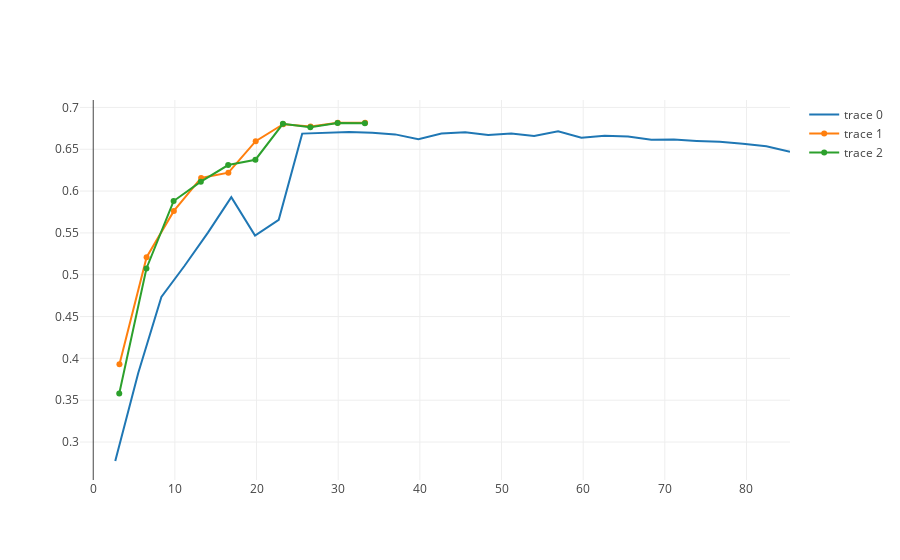

Notebook code for this chart:
### Code cell
# 随着时间，查看test accuracy
test_single_node=single_node[single_node['test_loss']>0]
test_ds_node_1=ds_node_1[single_node['test_loss']>0]
test_ds_node_2=ds_node_2[single_node['test_loss']>0]
test_single_node = go.Scatter(
    x=test_single_node.time_cost,
    y=test_single_node.test_accuracy
)
test_ds_node_1 = go.Scatter(
    x=test_ds_node_1.time_cost,
    y=test_ds_node_1.test_accuracy
)
test_ds_node_2 = go.Scatter(
    x=test_ds_node_2.time_cost,
    y=test_ds_node_2.test_accuracy
)
data = [test_single_node,test_ds_node_1,test_ds_node_2]
py.iplot(data)

### Figure 1 — Plotly figure (JSON) as saved in the notebook; plotly's stock layout.template omitted (floating-point values rounded to 4 significant figures)
{"data": [{"type": "scatter", "uid": "0bf38846-1d7a-11e9-a77d-7f12dd78f5ee", "x": [2.697, 5.512, 8.346, 11.17, 14.05, 16.91, 19.81, 22.72, 25.59, 28.51, 31.33, 34.16, 36.98, 39.81, 42.64, 45.55, 48.37, 51.19, 54.0, 56.93, 59.78, 62.63, 65.5, 68.35, 71.1, 73.9, 76.72, 79.55, 82.43, 85.33], "y": [0.2773, 0.3825, 0.4735, 0.5104, 0.5504, 0.5927, 0.5468, 0.5656, 0.6687, 0.6701, 0.6706, 0.6697, 0.6678, 0.6619, 0.6689, 0.6702, 0.667, 0.6688, 0.666, 0.6716, 0.6639, 0.6661, 0.6653, 0.6615, 0.6616, 0.66, 0.6589, 0.6567, 0.6537, 0.6469]}, {"type": "scatter", "uid": "0bf389c2-1d7a-11e9-a77d-7f12dd78f5ee", "x": [3.21, 6.535, 9.874, 13.21, 16.55, 19.89, 23.26, 26.61, 29.95, 33.29], "y": [0.3929, 0.5209, 0.5763, 0.6157, 0.622, 0.6597, 0.68, 0.6773, 0.6817, 0.6816]}, {"type": "scatter", "uid": "0bf38a6c-1d7a-11e9-a77d-7f12dd78f5ee", "x": [3.185, 6.514, 9.843, 13.18, 16.52, 19.86, 23.23, 26.58, 29.92, 33.27], "y": [0.3581, 0.5075, 0.5881, 0.6113, 0.6311, 0.6375, 0.6804, 0.6763, 0.6814, 0.6811]}], "layout": {}}
